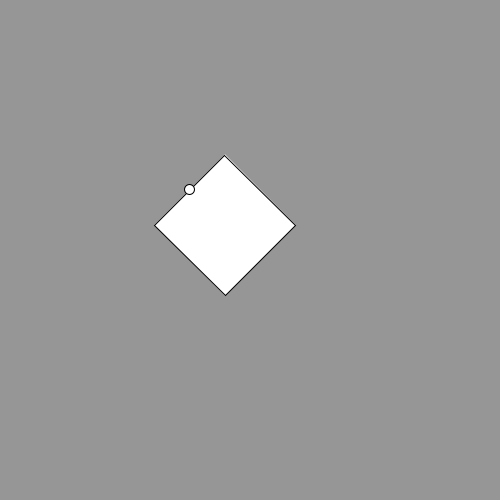
Frame 1 (no input)
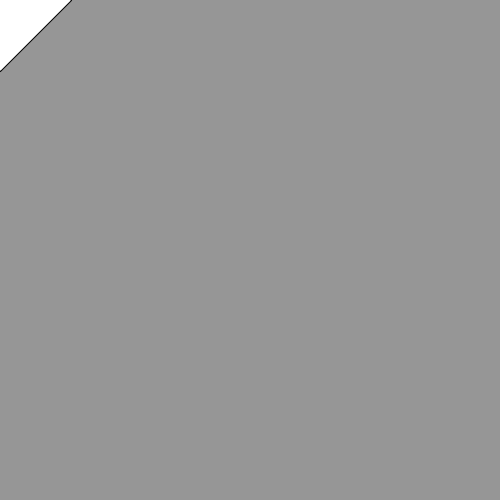
Frame 60 (the mouse pressed at the canvas centre just before this capture)
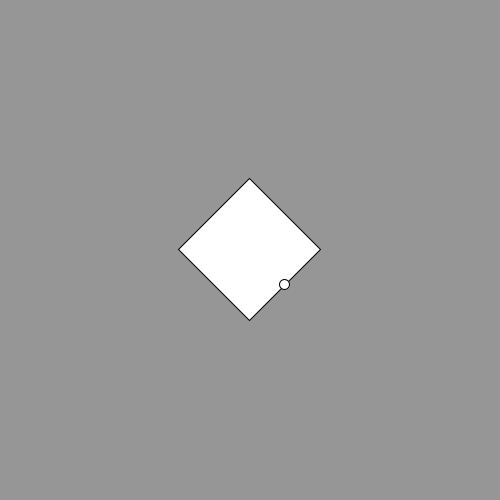
Frame 120 (the mouse held since frame 60 and released just before this capture)

The Processing sketch that drew these frames (run headless with seeded random() and noise(); from frame 60 on, the mouse is pressed at the canvas centre):

// Processing sketch: aa_box_follower
// ── aa_box_follower.pde
float x;
float y;

void setup(){
  size(500,500);
  x = width/2;
  y = height/2;
}

void draw(){
  background(150);
  
  float angle = atan2(mouseY-y,mouseX-x);
  x = .9 * x + .1 * mouseX;
  y = .9 * y + .1 * mouseY;
  
  rectMode(CENTER);
  pushMatrix();
    translate(x,y);
    rotate(angle);
    rect(0,0,100,100);
  popMatrix();
  
   pushMatrix();
    translate(x,y);
    ellipse(50*cos(angle),50*sin(angle),10,10);
  popMatrix();
  
}
